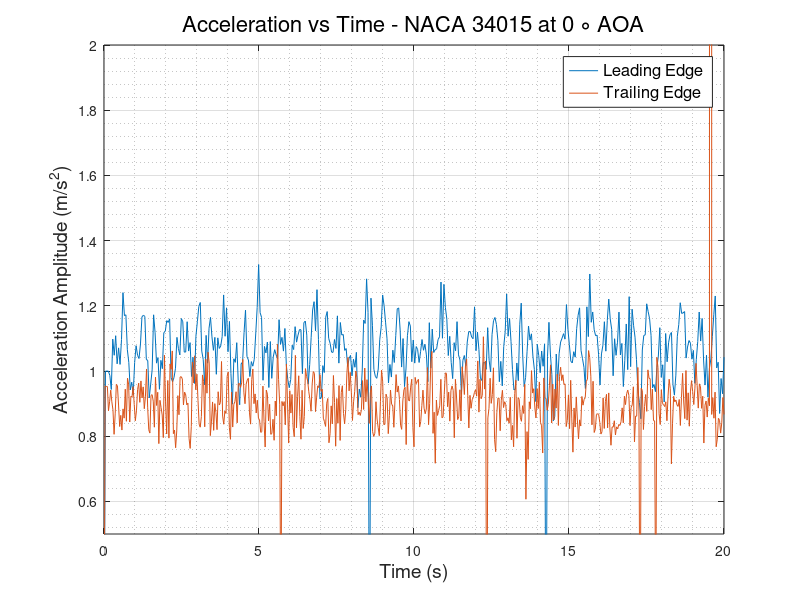
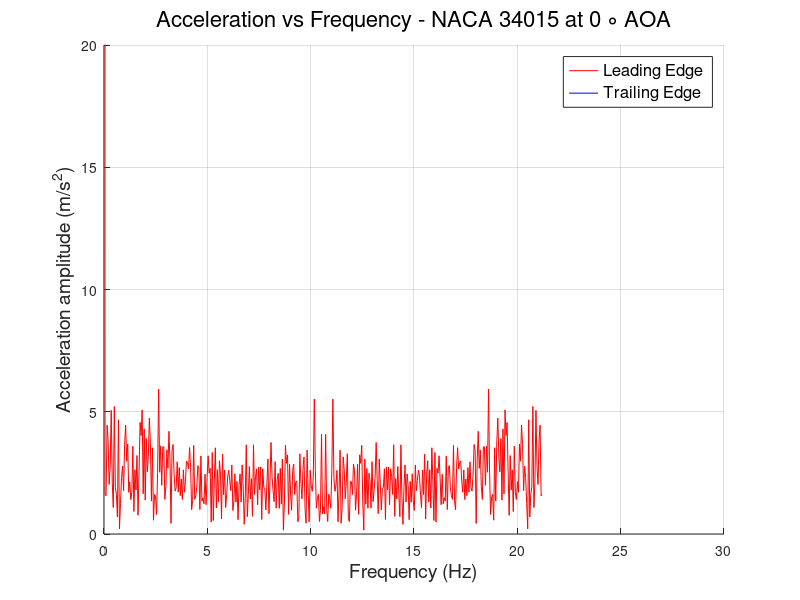

Recreate these plots in MATLAB, in order.
clc
clear
close all
%% READING ACCELEROMETER DATA and defining Variables
                        % LEADING EDGE %
data   = xlsread('LE_600rpm.csv');
LE_time   = data(:,1);
LE_X_acc  = data(:,2);
LE_Y_acc  = data(:,3);
LE_Z_acc  = data(:,4);
LE_R_acc  = sqrt(LE_X_acc.^2 + LE_Y_acc.^2 + LE_Z_acc.^2);
% plot(LE_time,LE_R_acc)
N      = numel(LE_time);
Ts     = abs(diff(LE_time(1:2)));
fs     = 1/Ts;
f_axis = [0:N-1]*fs/N;
A_freq_LE = fft(LE_R_acc);
figure(1) 
plot(LE_time,LE_R_acc)
hold on
figure(2)
hold on
plot(f_axis,abs(A_freq_LE),'-r','LineWidth',0.5)
grid on 
grid minor
                        % TRAILING EDGE %
data   = xlsread('TE_600rpm.csv');
TE_time   = data(:,1);
TE_X_acc  = data(:,2);
TE_Y_acc  = data(:,3);
TE_Z_acc  = data(:,4);
TE_R_acc  = sqrt(TE_X_acc.^2 + TE_Y_acc.^2 + TE_Z_acc.^2);
% plot(TE_time,TE_R_acc)
N      = numel(TE_time);
Ts     = abs(diff(TE_time(1:2)));
fs     = 1/Ts;
f_axis = [0:N-1]*fs/N;
A_freq_TE = fft(TE_R_acc);
figure(1)
plot(TE_time, TE_R_acc)
grid on
grid minor
xlabel('Time (s)','FontSize',14,'FontWeight','normal')
ylabel('Acceleration Amplitude (m/s^2)','FontSize',14,'FontWeight','normal')
legend ('Leading Edge','Trailing Edge','FontSize',12,'FontWeight','normal')
title('Acceleration vs Time - NACA 34015 at 0 \circ AOA','FontSize',16,'FontWeight','normal')
ylim([0.5 2])
figure(2)
plot(f_axis,abs(A_freq_TE),'-b','LineWidth',0.5)
grid on 
grid minor
ylabel('Acceleration amplitude (m/s^2)','FontSize',14,'FontWeight','normal')
xlabel('Frequency (Hz)','FontSize',14,'FontWeight','normal')
ylim([0 20])
legend ('Leading Edge','Trailing Edge','FontSize',12,'FontWeight','normal')
title('Acceleration vs Frequency - NACA 34015 at 0 \circ AOA','FontSize',16,'FontWeight','normal')
